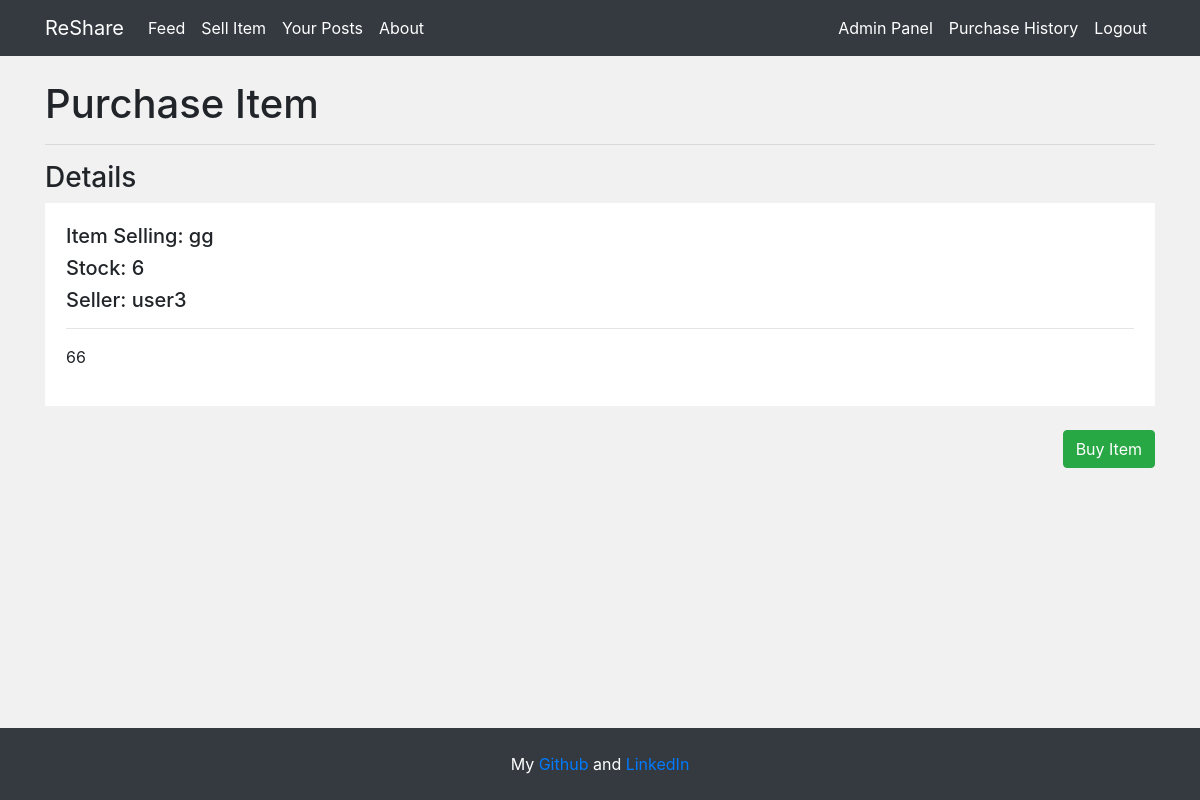
The app's page /buy/2 (signed in) with its own data.
### app/models.py (models this page shows, shortened)
class PostData(db.Model):
    id = db.Column(db.Integer, primary_key=True)
    item = db.Column(db.String(20), nullable=False) # TODO
    stock = db.Column(db.Integer, nullable=False)
    content = db.Column(db.Text, nullable=False)
    author = db.Column(db.String(20), nullable=False, default='Unknown')
    date = db.Column(db.DateTime, nullable=False, default=datetime.now)
    likes = db.Column(db.Integer, nullable=False, default=0)
    dislikes = db.Column(db.Integer, nullable=False, default=0)
    img = db.Column(db.String(20), nullable=False, default='placeholder.jpg')

### app/routes.py (the view)
@app.route('/buy/<int:id>', methods=['GET', 'POST'])
@login_required
def buy(id):
    post = PostData.query.get(id)
    if request.method == 'POST':
        if post.stock != 0:
            post.stock -= 1
            purchase = PurchaseHistory(purchase_item=post.item, purchase_user_id=current_user.id, purchase_post_id=post.id, seller=post.author)
            db.session.add(purchase)
            db.session.commit()
            flash(f'Item successfully bought', 'success')
            return redirect(url_for('index'))
        else:
            flash(f'Not enough stock', 'danger')
            return redirect(url_for('index'))
    else:
        bought = PurchaseHistory.query.filter_by(purchase_user_id=current_user.id, purchase_post_id=post.id).first()
        if bought:
            return render_template('bought.html', post=post)
        return render_template('buy.html', post=post)

### app/models.py (called while the page is built)
@login_manager.user_loader
def load_user(user_id):
    return UserData.query.get(int(user_id))

### app/templates/buy.html (shortened to what this page needs)
{% extends 'base.html' %}
{% block body %}
  <h1>Purchase Item</h1>
  <hr />
  <h3>Details</h3>
  <div id="{{post.id}}" class="post-container">
    <h5>Item Selling: {{post.item}}</h5>
    <h5>Stock: {{post.stock}}</h5>
    <h5>Seller: {{post.author}}</h5>
    <hr />
    <p style="white-space: pre-wrap">{{post.content}}</p>
  </div>
  <br>
  <form method="POST" action="{{url_for('buy', id=post.id)}}">
    <input type="submit" value="Buy Item" class="btn btn-success float-right">
  </form>
{% endblock %}

### app/static/main.css (style rules this page uses)
.post-container { padding: 20px; border: 1px solid white; background-color: white; }

### records on screen
PostData: item "gg", stock "6", author "user3", content "66"
